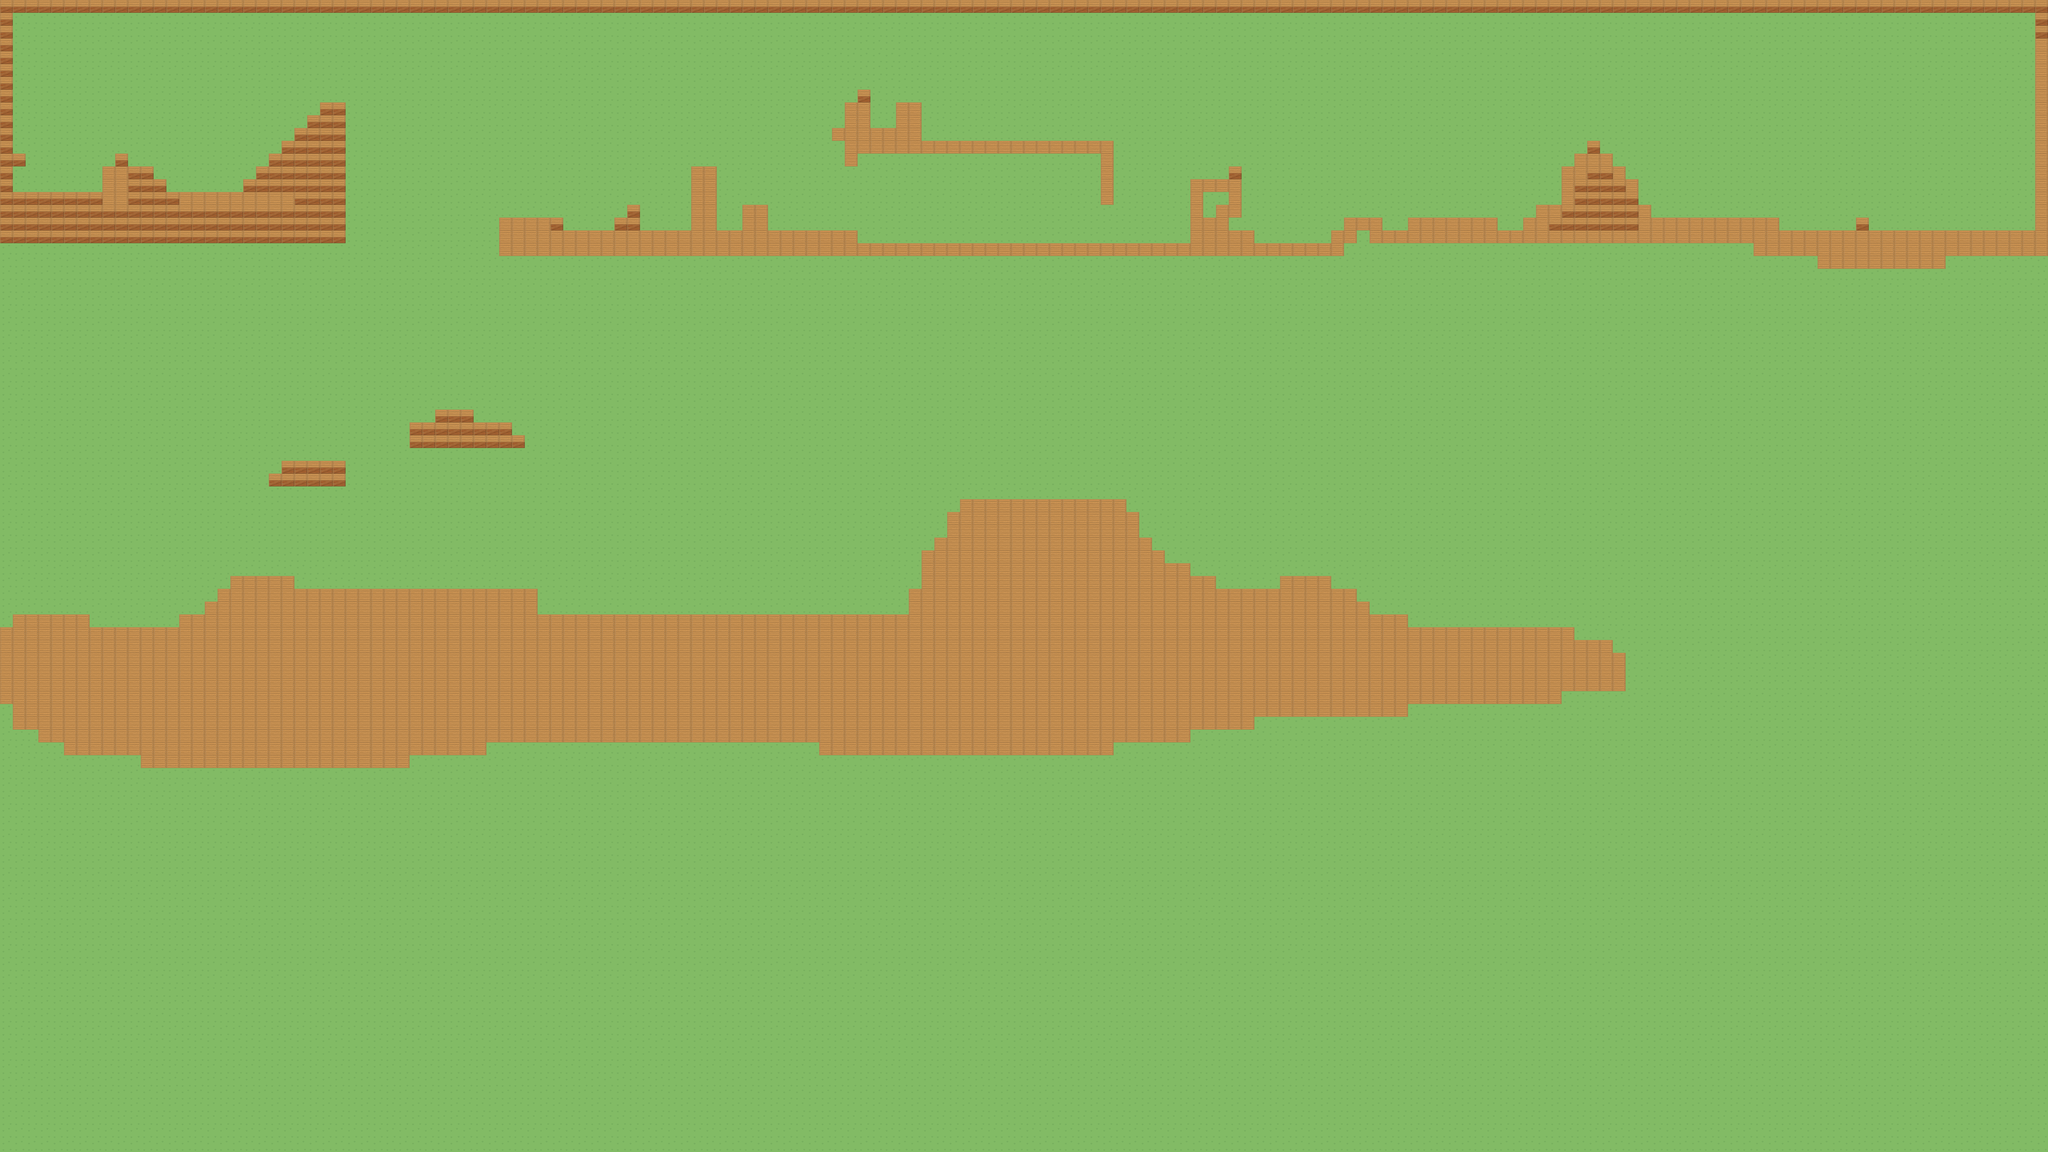

This game map was drawn from its Tiled (.tmx) file and the tilesets committed beside it. A one-line description and the trimmed map source follow:
An orthogonal 160x90 tile map with 32x32 px tiles, 2 tile layers (Tile Layer 2, Tile Layer 1) and 83 objects.

<map version="1.0" orientation="orthogonal" renderorder="right-down" width="160" height="90" tilewidth="32" tileheight="32" nextobjectid="93">
 <tileset firstgid="1" name="crateland" tilewidth="32" tileheight="32">
  <image source="countryside.png" width="64" height="64" />
 </tileset>
 <layer name="Tile Layer 2" width="160" height="90">
  <data>[14400 cells, 14400 non-empty, 1 distinct tile ids]</data>
 </layer>
 <layer name="Tile Layer 1" width="160" height="90">
  <data>[14400 cells, 2182 non-empty, 2 distinct tile ids]</data>
 </layer>
 <objectgroup color="#0000ff" name="obj_player" visible="0">
  <object id="1" x="832" y="224" width="32" height="32" />
 </objectgroup>
 <objectgroup color="#0000ff" name="obj_solid">
  <object id="2" x="0" y="480" width="864" height="128" />
  <object id="5" x="800" y="256" width="64" height="224" />
  <object id="6" x="736" y="320" width="64" height="160" />
  <object id="7" x="704" y="352" width="32" height="128" />
  <object id="8" x="672" y="384" width="32" height="96" />
  <object id="9" x="640" y="416" width="32" height="64" />
  <object id="10" x="608" y="448" width="32" height="32" />
  <object id="11" x="768" y="288" width="32" height="32" />
  <object id="12" x="256" y="416" width="64" height="64" />
  <object id="13" x="288" y="384" width="32" height="32" />
  <object id="14" x="0" y="192" width="32" height="288" />
  <object id="15" x="32" y="384" width="32" height="32" />
  <object id="16" x="320" y="416" width="64" height="64" />
  <object id="17" x="384" y="448" width="32" height="32" />
  <object id="19" x="1248" y="576" width="896" height="64" />
  <object id="22" x="2144" y="608" width="832" height="32" />
  <object id="24" x="1248" y="544" width="160" height="32" />
  <object id="25" x="1536" y="544" width="64" height="32" />
  <object id="26" x="1568" y="512" width="32" height="32" />
  <object id="27" x="1728" y="416" width="64" height="160" />
  <object id="28" x="1856" y="512" width="64" height="64" />
  <object id="29" x="2112" y="256" width="64" height="128" />
  <object id="30" x="2176" y="320" width="128" height="64" />
  <object id="31" x="2304" y="352" width="480" height="32" />
  <object id="32" x="2752" y="384" width="32" height="128" />
  <object id="33" x="2240" y="256" width="64" height="64" />
  <object id="34" x="2144" y="224" width="32" height="32" />
  <object id="35" x="2080" y="320" width="32" height="32" />
  <object id="36" x="2112" y="384" width="32" height="32" />
  <object id="37" x="2976" y="448" width="128" height="192" />
  <object id="38" x="3072" y="416" width="32" height="32" />
  <object id="39" x="3104" y="576" width="32" height="64" />
  <object id="42" x="3136" y="608" width="224" height="32" />
  <object id="43" x="3328" y="576" width="1056" height="32" />
  <object id="44" x="3360" y="544" width="96" height="32" />
  <object id="45" x="3520" y="544" width="224" height="32" />
  <object id="46" x="3936" y="384" width="96" height="192" />
  <object id="47" x="3904" y="416" width="32" height="160" />
  <object id="48" x="3840" y="512" width="64" height="64" />
  <object id="49" x="3808" y="544" width="32" height="32" />
  <object id="50" x="4032" y="416" width="32" height="160" />
  <object id="52" x="4064" y="448" width="32" height="128" />
  <object id="53" x="3968" y="352" width="32" height="32" />
  <object id="54" x="4096" y="512" width="32" height="64" />
  <object id="55" x="4128" y="544" width="320" height="32" />
  <object id="56" x="4384" y="576" width="736" height="64" />
  <object id="57" x="5088" y="96" width="32" height="480" />
  <object id="58" x="4640" y="544" width="32" height="32" />
  <object id="60" x="736" y="1472" width="608" height="384" />
  <object id="61" x="1344" y="1536" width="1600" height="320" />
  <object id="62" x="2400" y="1248" width="416" height="288" />
  <object id="63" x="2368" y="1280" width="32" height="256" />
  <object id="64" x="2336" y="1344" width="32" height="192" />
  <object id="65" x="2304" y="1376" width="32" height="160" />
  <object id="66" x="2272" y="1472" width="32" height="64" />
  <object id="67" x="576" y="1440" width="160" height="480" />
  <object id="68" x="0" y="1568" width="576" height="192" />
  <object id="69" x="32" y="1536" width="192" height="32" />
  <object id="70" x="448" y="1536" width="128" height="32" />
  <object id="71" x="512" y="1504" width="64" height="32" />
  <object id="72" x="544" y="1472" width="32" height="32" />
  <object id="73" x="2816" y="1280" width="32" height="256" />
  <object id="74" x="2848" y="1344" width="32" height="192" />
  <object id="75" x="2880" y="1376" width="32" height="160" />
  <object id="76" x="2912" y="1408" width="32" height="128" />
  <object id="77" x="2944" y="1408" width="32" height="448" />
  <object id="78" x="2976" y="1472" width="416" height="320" />
  <object id="79" x="2976" y="1440" width="64" height="32" />
  <object id="80" x="3200" y="1440" width="128" height="32" />
  <object id="81" x="3392" y="1536" width="128" height="256" />
  <object id="82" x="3520" y="1568" width="384" height="192" />
  <object id="83" x="3904" y="1568" width="32" height="160" />
  <object id="84" x="3936" y="1600" width="96" height="128" />
  <object id="85" x="4032" y="1632" width="32" height="96" />
  <object id="86" x="3392" y="1504" width="32" height="32" />
  <object id="87" x="704" y="1152" width="160" height="64" />
  <object id="88" x="672" y="1184" width="32" height="32" />
  <object id="89" x="1024" y="1056" width="64" height="64" />
  <object id="90" x="1088" y="1024" width="96" height="96" />
  <object id="91" x="1184" y="1056" width="96" height="64" />
  <object id="92" x="1280" y="1088" width="32" height="32" />
 </objectgroup>
 <objectgroup color="#0000ff" name="obj_game" visible="0">
  <object id="59" x="288" y="0" width="32" height="32" />
 </objectgroup>
</map>
